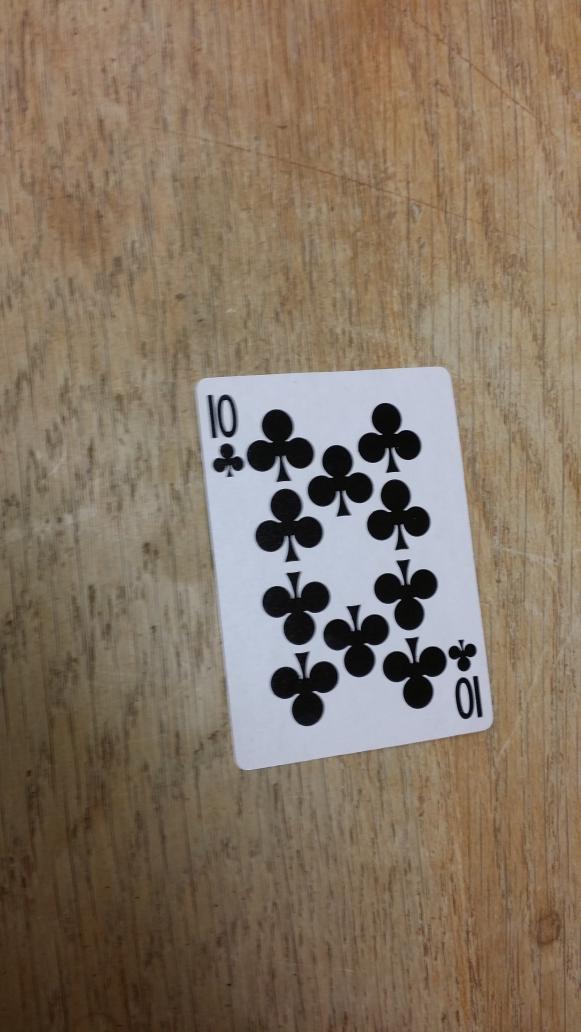
#> input picture img/cards-[C0]-001.jpg, 2322 x 4128 px (shown at 1/4 size)
$ python cannify.py --image 'img/cards-[C0]-001.jpg'
#> lines starting #> are read from the running program, lines starting #| are printed output that depends on the picture; after the words box and inside, x2 and y2 are one past the last pixel; in counts of white or black regions, pixels touching at a corner belong together
#> further down, card is the input picture: shape (4128, 2322, 3); mean B, G, R 98.9, 116.5, 132.5
### blur.py
import cv2
import numpy as np
import argparse


def gBlur(image, kernel = 11):
    """
    Purpose: To implement a gaussian blur on an image.
    Parameters: An image (numpy array), a kernel side length (int) defaulted to 11 and
    must be an odd number for convolution.
    Return: A blurred image (numpy array).
    """

    # gaussian blurring performs an effective weighted average over a 2D kernel in the image.
    blurred = cv2.GaussianBlur(image, (kernel,kernel), 0) # 0 value instructs cv2 to compute std over x
    return blurred


# [17 lines left out: function bilateralBlur, not called in this run]


# [8 lines that do not run on import are left out]

### cannify.py
import cv2
import numpy as np
import argparse
import imutils
import blur


def cannify(image, thres1 = 30, thres2 = 150):
    """
    Purpose: To impose the cv2.Canny() function on an image, which subjects it to
    Sobel gradients in both dimensions and identifies "edge-like" regions.
    Parameters: An image (numpy array), an arbitrary threshold value for which
    lesser gradients will not be considered edges (int) defaulted at 30, and an
    arbitrary threshold value for which greater gradients will be considered edges
    (int) defaulted at 150, with gradient values in between then identified as
    "edge-like" or not by the cv2.Canny() function.
    Return: A cannied image (numpy array).
    """
#> called with thres1 = 30, thres2 = 150
    # converting image from BGR to greyscale; no information is contained in the card's color
    # from a supervised perspective
    image = cv2.cvtColor(image,cv2.COLOR_BGR2GRAY)
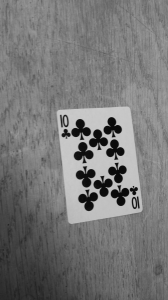
#> image: shape (300, 168); min 9, max 202, mean 119.3
    gblurred = blur.gBlur(image) # gaussian blur with default parameters
#> in gBlur, `blurred = cv2.GaussianBlur(image, (kernel,kernel), 0)`:
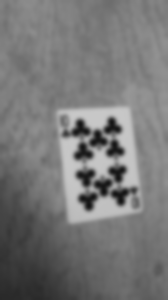
#> blurred: shape (300, 168); min 20, max 200, mean 119.3

    cannied = cv2.Canny(gblurred, thres1, thres2)
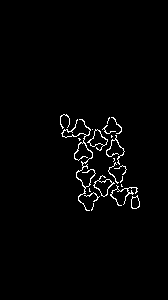
#> cannied: shape (300, 168); 1.8% white in thin lines or dots, all inside (x1, y1, x2, y2) = (60, 114, 140, 211)
    return cannied


if __name__ == '__main__':
    ap = argparse.ArgumentParser() # constructing ArgumentParser() object
    ap.add_argument("-1","--image",required=True,help="input path to image file")
    args = vars(ap.parse_args())

    card = cv2.imread(args["image"])
    canniedCard = cannify(imutils.resize(card,height=300))
    cv2.imshow("cannied", canniedCard)
    cv2.waitKey(0)

$ run again, on img/cards-[C0]-004.jpg
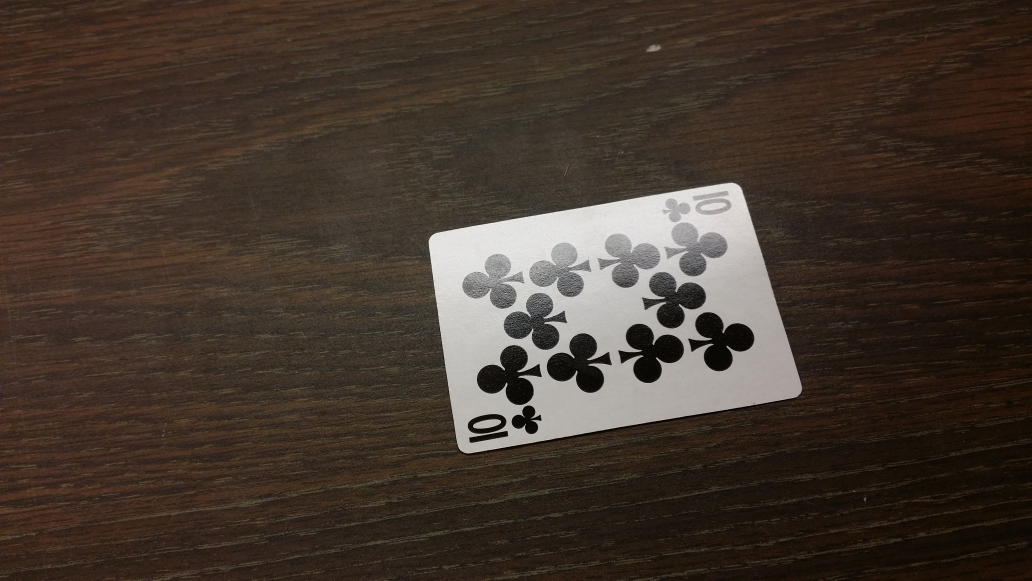
#> input picture img/cards-[C0]-004.jpg, 4128 x 2322 px (shown at 1/4 size)
#> card is the input picture: shape (2322, 4128, 3); mean B, G, R 46, 55.2, 67.4
#> in gBlur, `blurred = cv2.GaussianBlur(image, (kernel,kernel), 0)`:
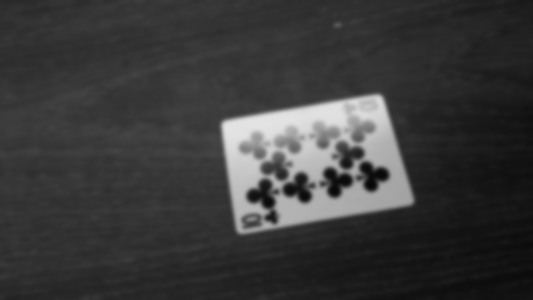
#> blurred: shape (300, 533); min 8, max 227, mean 57.8
#> in cannify, `cannied = cv2.Canny(gblurred, thres1, thres2)`:
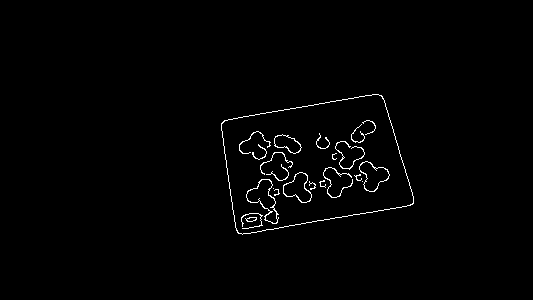
#> cannied: shape (300, 533); 1.1% white in thin lines or dots, all inside (x1, y1, x2, y2) = (221, 94, 414, 235)

$ run again, on img/cards-[C2]-002.jpg
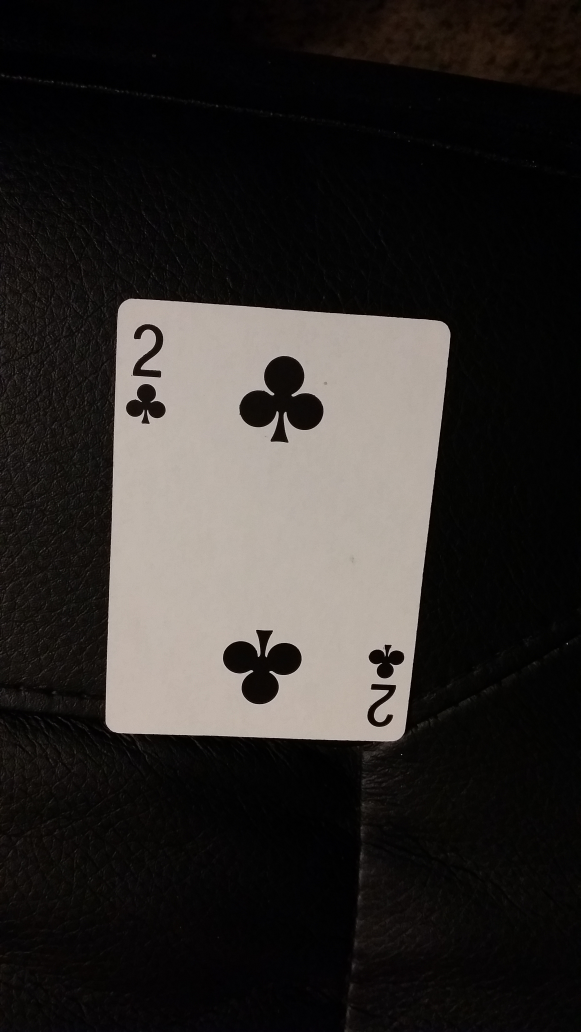
#> input picture img/cards-[C2]-002.jpg, 2322 x 4128 px (shown at 1/4 size)
#> card is the input picture: shape (4128, 2322, 3); mean B, G, R 40.5, 42.9, 46.4
#> in gBlur, `blurred = cv2.GaussianBlur(image, (kernel,kernel), 0)`:
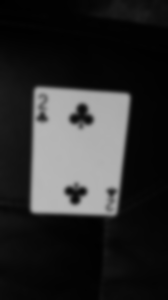
#> blurred: shape (300, 168); min 0, max 184, mean 43.7
#> in cannify, `cannied = cv2.Canny(gblurred, thres1, thres2)`:
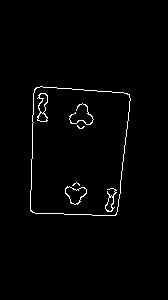
#> cannied: shape (300, 168); 1.6% white in thin lines or dots, all inside (x1, y1, x2, y2) = (30, 86, 131, 216)

$ run again, on img/cards-[C3]-003.jpg
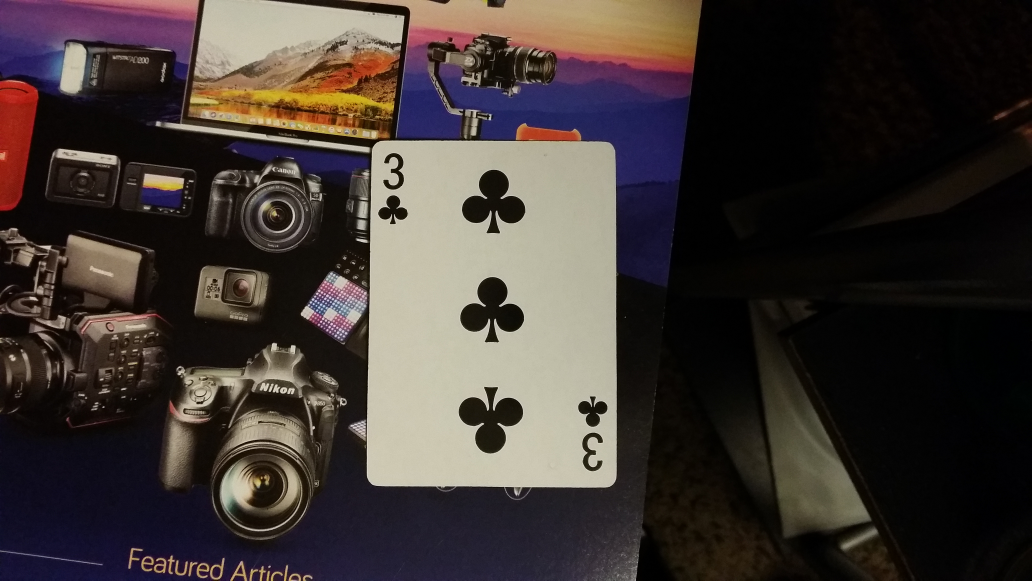
#> input picture img/cards-[C3]-003.jpg, 4128 x 2322 px (shown at 1/4 size)
#> card is the input picture: shape (2322, 4128, 3); mean B, G, R 51.2, 54.6, 63
#> in gBlur, `blurred = cv2.GaussianBlur(image, (kernel,kernel), 0)`:
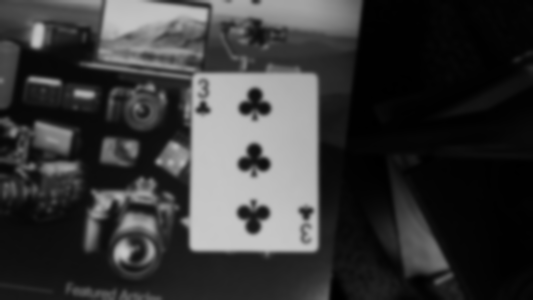
#> blurred: shape (300, 533); min 0, max 200, mean 56.7
#> in cannify, `cannied = cv2.Canny(gblurred, thres1, thres2)`:
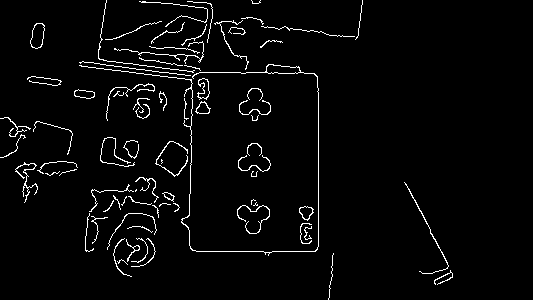
#> cannied: shape (300, 533); 3.2% white in thin lines or dots, all inside (x1, y1, x2, y2) = (0, 0, 453, 300)
